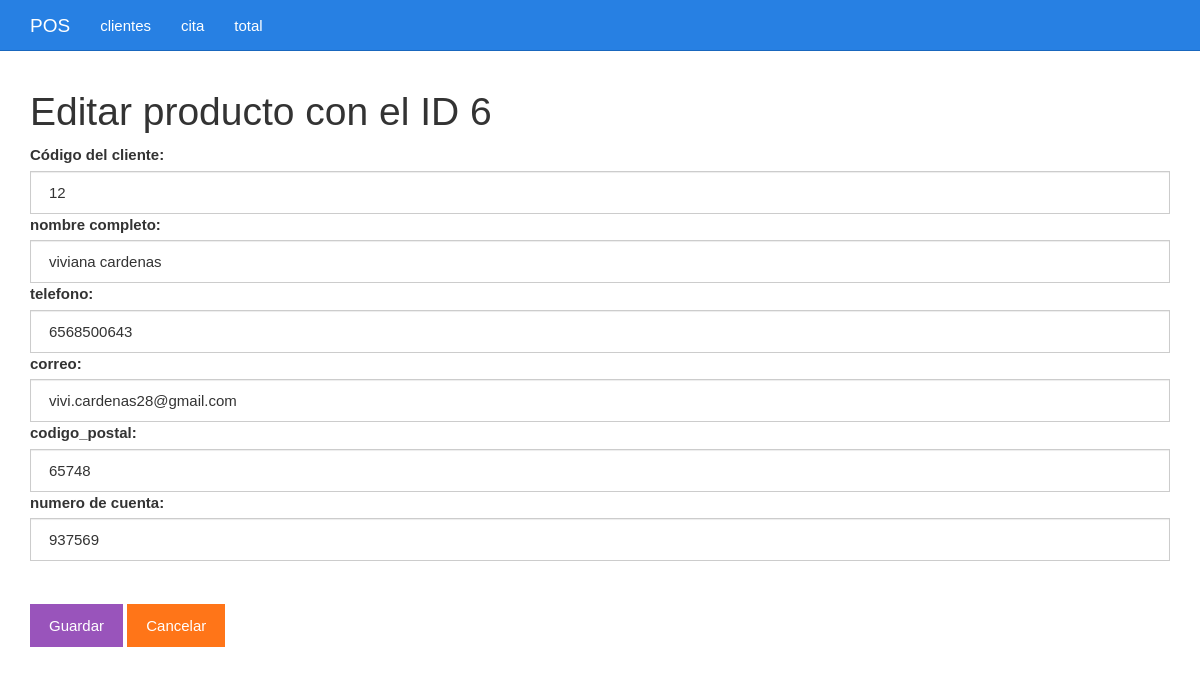
The app's page /editar.php?id=6 with its own data.
### tables this page shows
CREATE TABLE `tbl_productos` (
  `id` bigint(20) UNSIGNED NOT NULL,
  `codigo` varchar(255) NOT NULL,
  `nombre_completo` varchar(50) NOT NULL,
  `telefono` varchar(50) NOT NULL,
  `correo` varchar(50) NOT NULL,
  `codigo_postal` varchar(50) NOT NULL,
  `numero_cuenta` varchar(50) NOT NULL
);

### editar.php (the view, shortened to what this page needs)
<?php
$id = $_GET["id"];
include_once "base_de_datos.php";
$sentencia = $base_de_datos->prepare("SELECT * FROM tbl_productos WHERE id = ?;");
$sentencia->execute([$id]);
$producto = $sentencia->fetch(PDO::FETCH_OBJ);
?>
<?php include_once "encabezado.php" ?>
	<div class="col-xs-12">
		<h1>Editar producto con el ID <?php echo $producto->id; ?></h1>
		<form method="post" action="guardarDatosEditados.php">
			<label for="codigo">Código del cliente:</label>
			<input value="<?php echo $producto->codigo ?>" class="form-control" name="codigo" required type="text" id="codigo" placeholder="Escribe el código">
			<label for="nombre_completo">nombre completo:</label>
			<input value="<?php echo $producto->nombre_completo ?>" class="form-control" name="nombre_completo" required type="text" id="nombre_completo" placeholder="Escribe el nombre_completo">
			<label for="telefono">telefono:</label>
			<input value="<?php echo $producto->telefono ?>" id="telefono" name="telefono" class="form-control" required type="text" placeholder="Escribe el paquete y recarga">
			<label for="correo">correo:</label>
			<input value="<?php echo $producto->correo ?>" class="form-control" name="correo" required type="text" id="correo" placeholder="Escribe el correo">
			<label for="codigo_postal">codigo_postal:</label>
			<input value="<?php echo $producto->codigo_postal ?>" id="codigo_postal" name="codigo_postal" class="form-control" required type="text" placeholder="Escribe el codigo_postal">
			<label for="numero_cuenta">numero de cuenta:</label>
			<input value="<?php echo $producto->numero_cuenta ?>" class="form-control" name="numero_cuenta" required type="text" id="numero_cuenta" placeholder="Escribe el id_accesorio">
			<br><br><input class="btn btn-info" type="submit" value="Guardar">
			<a class="btn btn-warning" href="./listar.php">Cancelar</a>
		</form>
	</div>
<?php include_once "pie.php" ?>

### css/estilo.css (style rules this page uses)
body { padding-top: 70px; }

### records on screen
tbl_productos: id "6", codigo "12", nombre_completo "viviana cardenas", telefono "6568500643", correo "vivi.cardenas28@gmail.com", codigo_postal "65748", numero_cuenta "937569"
